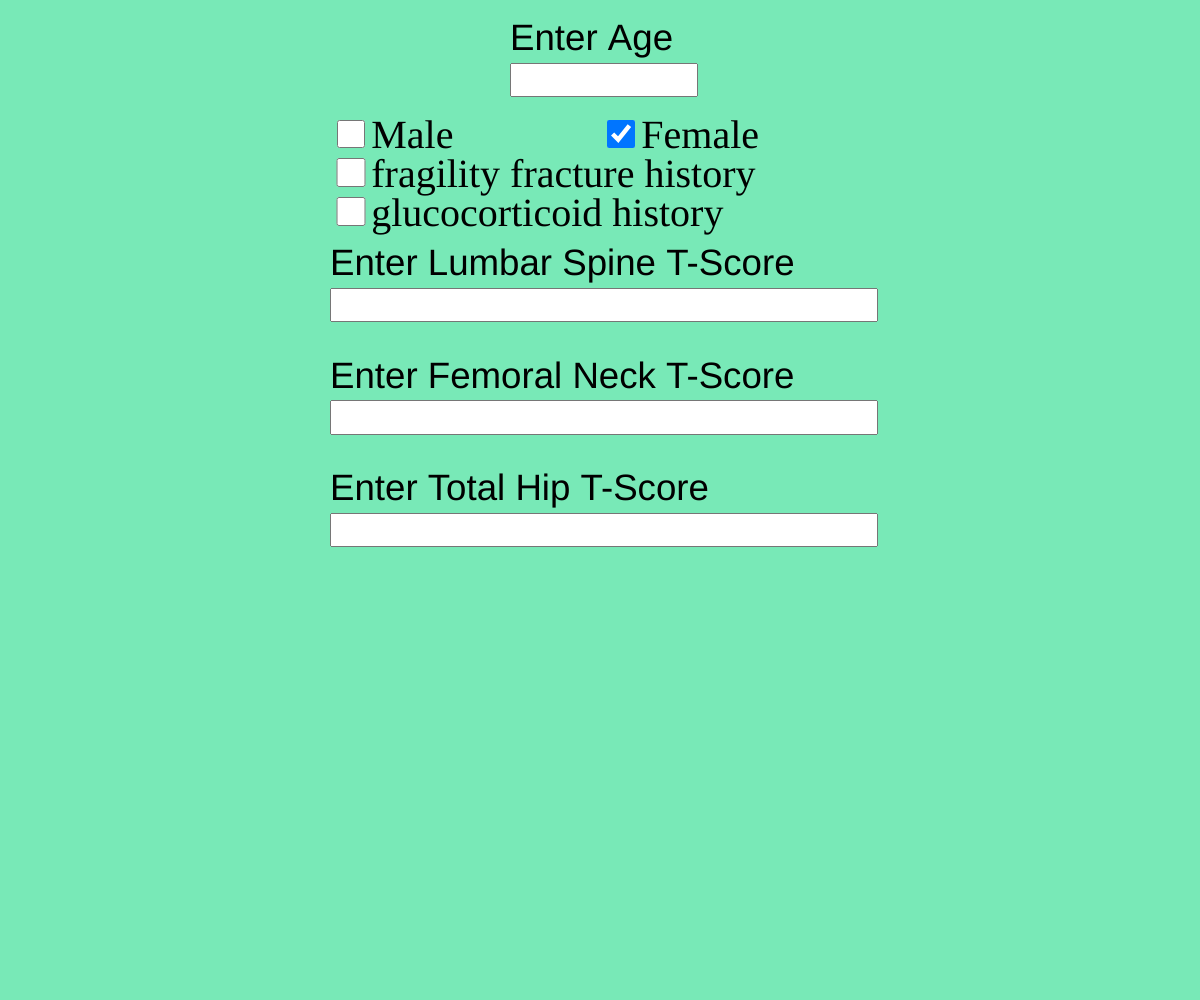
Frame 1 (no input)
Frame 60 (no input): identical to frame 1, image omitted
Frame 120 (the mouse pressed at the canvas centre since frame 60): identical to frame 1, image omitted

The p5.js sketch that drew this single still picture (run headless with seeded random() and noise() and a simulated clock; from frame 60 on, the mouse is pressed at the canvas centre):

// p5.js sketch
// ── sketch.js
let age;
let gender;
let lumbarT;
let femoralNeckT;
let femoralNeckT2;
let totalHipT;
let inputs;
let texts;

let bgColour = 'rgb(120, 233, 183)';



function setup() {
  createCanvas(windowWidth, windowHeight);
  textSize(((width+height)/2)/30);
  
  let ageInput = createInput('');
  ageInput.position(width/2-width/13.3332, height/16);
  ageInput.size(width/6.6667, height/35);
  ageInput.style('font-size', height/35+'px' );
  
  let maleBox = createCheckbox('Male');
  maleBox.position(width/2-width/4.444, height/9);
  maleBox.changed(changeGender);
  maleBox.style('font-size', height/25+'px');
  let maleBoxSize = maleBox.elt.getElementsByTagName('input')[0];
  maleBoxSize.style.width = width/35+'px';
  maleBoxSize.style.height = height/35+'px';

  let femaleBox = createCheckbox('Female', true);
  femaleBox.position(width/2, height/9);
  femaleBox.changed(changeGender);
  femaleBox.style('font-size', height/25+'px');
  let femaleBoxSize = femaleBox.elt.getElementsByTagName('input')[0];
  femaleBoxSize.style.width = width/35+'px';
  femaleBoxSize.style.height = height/35+'px';

  maleBox.opp = femaleBox;
  femaleBox.opp = maleBox;
  
  
  let lumbarInput = createInput('');
  lumbarInput.position(width/2-width/4.444, height/3.4782);
  lumbarInput.size(width/2.222, height/35);
  lumbarInput.style('font-size', height/35+'px' );

  let femoralNeckInput = createInput('');
  femoralNeckInput.position(width/2-width/4.444, height/2.5);
  femoralNeckInput.size(width/2.222, height/35);
  femoralNeckInput.style('font-size', height/35+'px' );


  
  let totalHipScore = createInput('');
  totalHipScore.position(width/2-width/4.444, height/1.951);
  totalHipScore.size(width/2.222, height/35);
  totalHipScore.style('font-size', height/35+'px');

    let femoralNeckInput2 = createInput('');
  femoralNeckInput2.position(width/2-width/4.444, height/1.6);
  femoralNeckInput2.size(width/2.222, height/35);
  femoralNeckInput2.style('font-size', height/35+'px' );

  femoralNeckInput2.hide();                        
  
  let fractureCheckBox = createCheckbox('fragility fracture history', false);
  fractureCheckBox.changed(fractureFurther);
  fractureCheckBox.position(width/2-width/4.444, height/6.6667);
  fractureCheckBox.style('font-size', height/25+'px');
  let fBoxSize = fractureCheckBox.elt.getElementsByTagName('input')[0];
  fBoxSize.style.width = width/35+'px';
  fBoxSize.style.height = height/35+'px';
  
  let glucCheckBox = createCheckbox('glucocorticoid history', false);
  glucCheckBox.position(width/2-width/4.444, height/5.3);
  glucCheckBox.style('font-size', height/25+'px');
  let gBoxSize = glucCheckBox.elt.getElementsByTagName('input')[0];
  gBoxSize.style.width = width/35+'px';
  gBoxSize.style.height = height/35+'px';
  
  inputs = [ageInput, maleBox, lumbarInput, femoralNeckInput, fractureCheckBox, glucCheckBox, totalHipScore, femoralNeckInput2, femaleBox];
  
  let w = width;
  let ageText = new Txt("Enter Age", w/2-w/13.3332, height/20);
  let genderText = new Txt("Enter Gender", w/2, height/6.1538);
  let lumbarSpineText = new Txt("Enter Lumbar Spine T-Score",w/2-w/4.444,height/3.6363);
  let femoralNeckText = new Txt("Enter Femoral Neck T-Score", w/2-w/4.444, height/2.5806);
let femoralNeckText2 = new Txt("Enter Femoral Neck T-Score Female", w/2-w/4.444, height/1.63, true);
  let totalHipText = new Txt("Enter Total Hip T-Score", w/2-w/4.444, height/2);
  
  texts = [ageText, lumbarSpineText, femoralNeckText, totalHipText, femoralNeckText2];
  

}


function draw() {
  background(bgColour);
  
  for (let t of texts) t.show();
  age = inputs[0].value();
  if (age < 50 && age >= 18){
    texts[1].txt = "Enter Lumbar Spine Z-Score";
    texts[2].txt = "Enter Femoral Neck Z-Score";
    texts[3].txt = "Enter Total Hip Z-Score";
  }else{
    texts[1].txt = "Enter Lumbar Spine T-Score";
    texts[2].txt = "Enter Femoral Neck T-Score";
    texts[3].txt = "Enter Total Hip T-Score";
  }
  if (inputs[1].checked()){
    gender = 'm';
  }else if (inputs[8].checked()){
    gender = 'f';
  }else{
    gender = undefined;
  }
  lumbarT = inputs[2].value();
  femoralNeckT = inputs[3].value();
  femoralNeckT2 = inputs[7].value();
  totalHipT = inputs[6].value();
  if (gender == 'f' || age < 50){
    texts[4].hidden = true;
    inputs[7].hide();
  }else{
    texts[4].hidden = false;
    inputs[7].show();
  }
  
  let categoryName = "";
  if (age && gender && lumbarT && femoralNeckT && totalHipT){
    if (gender == 'm' && !femoralNeckT2 || isNaN(femoralNeckT2)) return;
    let minVal = min(min(lumbarT, femoralNeckT), totalHipT);
    if (isNaN(minVal)) return;
    if (age >= 50){
      if (minVal >= -1) {
        categoryName = "Normal ";
        bgColour = 'rgb(120, 233, 183)';
      }
      else if (minVal > -2.5){
        categoryName = "Low Bone Mass "
        bgColour = '#F1C53F';
        
      } 
      else {
        categoryName = "Osteoporosis "
        bgColour = '#F44336';
      }
      let risk;
      if (gender == 'f'){
        risk = fractureRisk(femoralNeckT);  
      }else{
        risk = fractureRisk(femoralNeckT2);  
      }
      
      if (risk == "Low Risk") risk = fractureRisk(lumbarT);
      categoryName+=risk
    }else if (age >= 18){
      if (minVal > -2){
        categoryName = "Within Expected Range ";
        bgColour = 'rgb(120, 233, 183)';
      } else{
        categoryName = "Below Expected Range ";
        bgColour = '#F44336';
      }
    }
    textAlign(CENTER);
    textSize(width/20);
    text(categoryName, width/2, height-20);
    textSize(width/30);
    textAlign(LEFT);
  }
  
}


function fractureRisk(f){
  let a = age/100;
  a = round(a/5, 2)*5;
  a*=100;
  a = round(a);
  let risk;
  let g = gender;
  if (g == 'f'){
    if (a == 50 || a == 55){
      risk = score(f, -2.5, -3.8);
    }
    else if (a == 60){
      risk = score(f, -2.3, -3.7);
    }
    else if (a == 65){
      risk = score(f, -1.9, -3.5);  
    }
    else if (a == 70){
      risk = score(f, -1.7, -3.2);
    }
    else if (a == 75){
      risk = score(f, -1.2, -2.9);
    }
    else if (a == 80){
      risk = score(f, -0.5, -2.6);
    }
    else if (a >= 85){
      risk = score(f, 0.1, -2.2);
    }
  }else if (g == 'm'){
    if (a == 50 || a == 55){
      risk = score(f, -2.5, -3.9);
    }
    else if (a == 60){
      risk = score(f, -2.5, -3.7);
    }
    else if (a == 65){
      risk = score(f, -2.4, -3.7);  
    }
    else if (a == 70){
      risk = score(f, -2.3, -3.7);
    }
    else if (a == 75){
      risk = score(f, -2.3, -3.8);
    }
    else if (a == 80){
      risk = score(f, -2.1, -3.8);
    }
    else if (a >= 85){
      risk = score(f, -2.0, -3.8);
    }
  }
  if (inputs[4].checked() || inputs[5].checked()){
    if (risk == "Moderate") risk = "High";
    if (risk == "Low") risk = "Moderate";
    if (inputs[4].checked() && inputs[5].checked() && a > 40){
      risk = "High";
    }
  }
  return risk + " Risk";
}


function score(f, lowRisk, moderateRisk){
  let risk;
  if (f > lowRisk) risk = "Low";
  else if (f >= moderateRisk) risk = "Moderate"
  else risk = "High";
  return risk; 
  
}


function fractureFurther(){
  
  if (inputs[4].checked()){
    
  }
  
}

function changeGender(){
  
  if (this.value() == "Female"){
    if (this.checked() && inputs[1].checked()){
      let maleBox = createCheckbox('Male');
      maleBox.position(width/2-width/4.444, height/9);
      maleBox.changed(changeGender);
      maleBox.style('font-size', height/25+'px');
      let maleBoxSize = maleBox.elt.getElementsByTagName('input')[0];
      maleBoxSize.style.width = width/35+'px';
      maleBoxSize.style.height = height/35+'px';
      inputs[1] = maleBox;
    }else if (!this.checked() && !inputs[1].checked()) {
      let maleBox = createCheckbox('Male', true);
      maleBox.position(width/2-width/4.444, height/9);
      maleBox.changed(changeGender);
      maleBox.style('font-size', height/25+'px');
      let maleBoxSize = maleBox.elt.getElementsByTagName('input')[0];
      maleBoxSize.style.width = width/35+'px';
      maleBoxSize.style.height = height/35+'px';
      inputs[1] = maleBox;
    }
  }else{
      if (this.checked() && inputs[8].checked()){
      let femaleBox = createCheckbox('Female');
      femaleBox.position(width/2, height/9);
      femaleBox.changed(changeGender);
      femaleBox.style('font-size', height/25+'px');
      let femaleBoxSize = femaleBox.elt.getElementsByTagName('input')[0];
      femaleBoxSize.style.width = width/35+'px';
      femaleBoxSize.style.height = height/35+'px';
      inputs[8] = femaleBox;
    }else if (!this.checked() && !inputs[8].checked()) {
      let femaleBox = createCheckbox('Female', true);
      femaleBox.position(width/2, height/9);
      femaleBox.changed(changeGender);
      femaleBox.style('font-size', height/25+'px');
      let femaleBoxSize = femaleBox.elt.getElementsByTagName('input')[0];
      femaleBoxSize.style.width = width/35+'px';
      femaleBoxSize.style.height = height/35+'px';
      inputs[8] = femaleBox;
    }
  }
}


// ── Txt.js
class Txt{
  
  constructor(txt, x, y, hidden){
    
    this.txt = txt;
    this.x = x;
    this.y = y;
    this.hidden = hidden;
    
  }
  
  show(){
    if (this.hidden) return;
    text(this.txt, this.x, this.y);
  }
  
}
